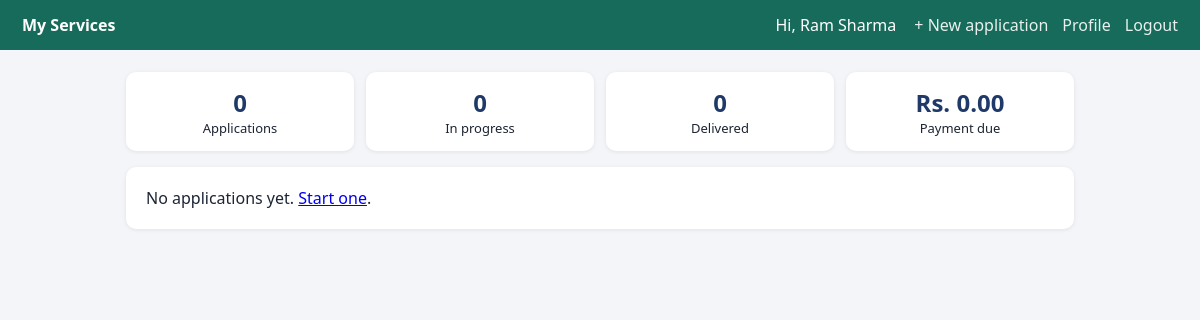
The page /dashboard.php (signed in) on the database as committed earlier.
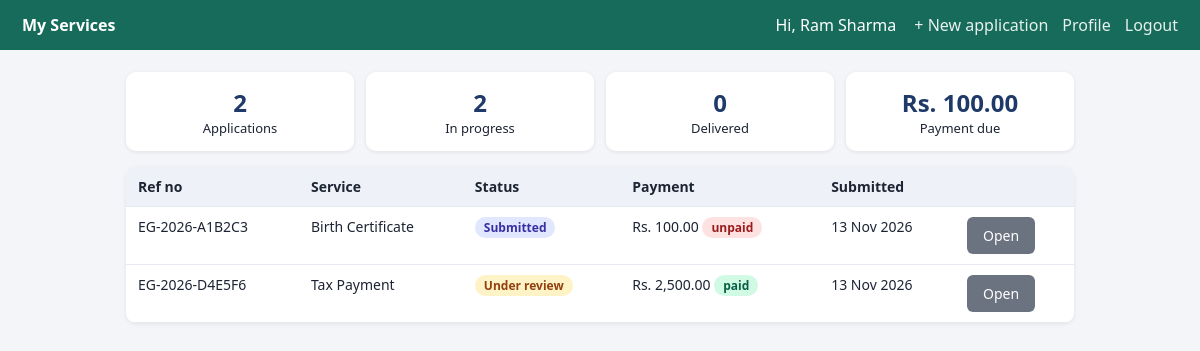
The same page on the database as committed later.
### tables this page shows
CREATE TABLE applications (
  id INT AUTO_INCREMENT PRIMARY KEY,
  ref_no VARCHAR(20) NOT NULL UNIQUE,
  user_id INT NOT NULL,
  service_type_id INT NOT NULL,
  details TEXT NOT NULL,
  amount_due DECIMAL(10,2) NOT NULL DEFAULT 0,
  payment_status ENUM('unpaid','paid') NOT NULL DEFAULT 'unpaid',
  paid_at DATETIME NULL,
  status ENUM('submitted','under_review','approved','rejected','delivered') NOT NULL DEFAULT 'submitted',
  admin_remarks TEXT NULL,
  handled_by INT NULL,
  delivered_at DATETIME NULL,
  document_no VARCHAR(30) NULL,
  delivery_note VARCHAR(255) NULL,
  created_at TIMESTAMP DEFAULT CURRENT_TIMESTAMP,
  updated_at TIMESTAMP DEFAULT CURRENT_TIMESTAMP ON UPDATE CURRENT_TIMESTAMP,
  FOREIGN KEY (user_id) REFERENCES users(id) ON DELETE CASCADE,
  FOREIGN KEY (service_type_id) REFERENCES service_types(id),
  FOREIGN KEY (handled_by) REFERENCES admins(id) ON DELETE SET NULL
);

CREATE TABLE service_types (
  id INT AUTO_INCREMENT PRIMARY KEY,
  name VARCHAR(80) NOT NULL UNIQUE,
  description VARCHAR(255) NOT NULL DEFAULT '',
  hint VARCHAR(255) NOT NULL DEFAULT '',
  fee DECIMAL(10,2) NOT NULL DEFAULT 0,
  needs_amount TINYINT(1) NOT NULL DEFAULT 0,    
  is_active TINYINT(1) NOT NULL DEFAULT 1
);

### dashboard.php (the view, shortened to what this page needs)
<?php
require 'config/db.php'; require_user();
$uid = $_SESSION['user_id'];
$st = $pdo->prepare("SELECT a.*, s.name AS service FROM applications a JOIN service_types s ON s.id=a.service_type_id WHERE a.user_id=? ORDER BY a.created_at DESC");
$st->execute([$uid]); $apps = $st->fetchAll();
$n = ['all'=>count($apps),'pending'=>0,'delivered'=>0,'due'=>0];
foreach ($apps as $a) {
    if (in_array($a['status'], ['submitted','under_review','approved'])) $n['pending']++;
    if ($a['payment_status'] === 'unpaid' && $a['amount_due'] > 0 && $a['status'] !== 'rejected') $n['due'] += $a['amount_due'];
}
head('My Services', 'user', 'Hi, ' . e($_SESSION['user_name']) . ' <a href="apply.php">+ New application</a><a href="profile.php">Profile</a><a href="logout.php">Logout</a>');
?>
<div class="stats"><div><b><?= $n['all'] ?></b>Applications</div><div><b><?= $n['pending'] ?></b>In progress</div>
<div><b><?= $n['delivered'] ?></b>Delivered</div><div><b><?= money($n['due']) ?></b>Payment due</div></div>
<?php if (!$apps): ?><div class="panel">No applications yet. <a href="apply.php">Start one</a>.</div><?php else: ?>
<table><tr><th>Ref no</th><th>Service</th><th>Status</th><th>Payment</th><th>Submitted</th><th></th></tr>
<?php foreach ($apps as $a): ?>
<tr><td><?= e($a['ref_no']) ?></td><td><?= e($a['service']) ?></td><td><?= badge($a['status']) ?></td>
<td><?= $a['amount_due'] > 0 ? money($a['amount_due']) . ' ' . badge($a['payment_status']) : 'No fee' ?></td>
<td><?= date('d M Y', strtotime($a['created_at'])) ?></td><td><a class="btn gray" href="view.php?id=<?= $a['id'] ?>">Open</a></td></tr>
<?php endforeach; ?></table><?php endif; ?>
<?php foot();

### config/db.php (shortened to what this page needs)
<?php
function e($s) { return htmlspecialchars((string)$s, ENT_QUOTES, 'UTF-8'); }
function money($n) { return 'Rs. ' . number_format((float)$n, 2); }
function badge($s) { return '<span class="badge ' . e($s) . '">' . e(STATUS_LABEL[$s] ?? $s) . '</span>'; }
function head($title, $cls = '', $nav = '', $base = '') {
    echo '<!DOCTYPE html><html><head><meta charset="utf-8"><meta name="viewport" content="width=device-width,initial-scale=1">'
       . '<title>' . e($title) . '</title><link rel="stylesheet" href="' . $base . 'assets/style.css"></head><body>'
       . '<header class="' . $cls . '"><strong>' . e($title) . '</strong><nav>' . $nav . '</nav></header><main>';
}
function foot() { echo '</main></body></html>'; }

Rows that differ between the two databases and show on the page:
added applications: ref_no "EG-2026-A1B2C3", service_type.name "Birth Certificate", status "Submitted unpaid", amount_due "Rs. 100.00", created_at "13 Nov 2026"
added applications: ref_no "EG-2026-D4E5F6", service_type.name "Tax Payment", status "Under review paid", amount_due "Rs. 2,500.00", created_at "13 Nov 2026"
Other text that changed with them:
$n['all']: "0" → "2"
$n['pending']: "0" → "2"
money($n['due']): "Rs. 0.00" → "Rs. 100.00"
text no longer shown: "No applications yet. Start one ."
text now shown: "Ref no Service Status Payment Submitted"
